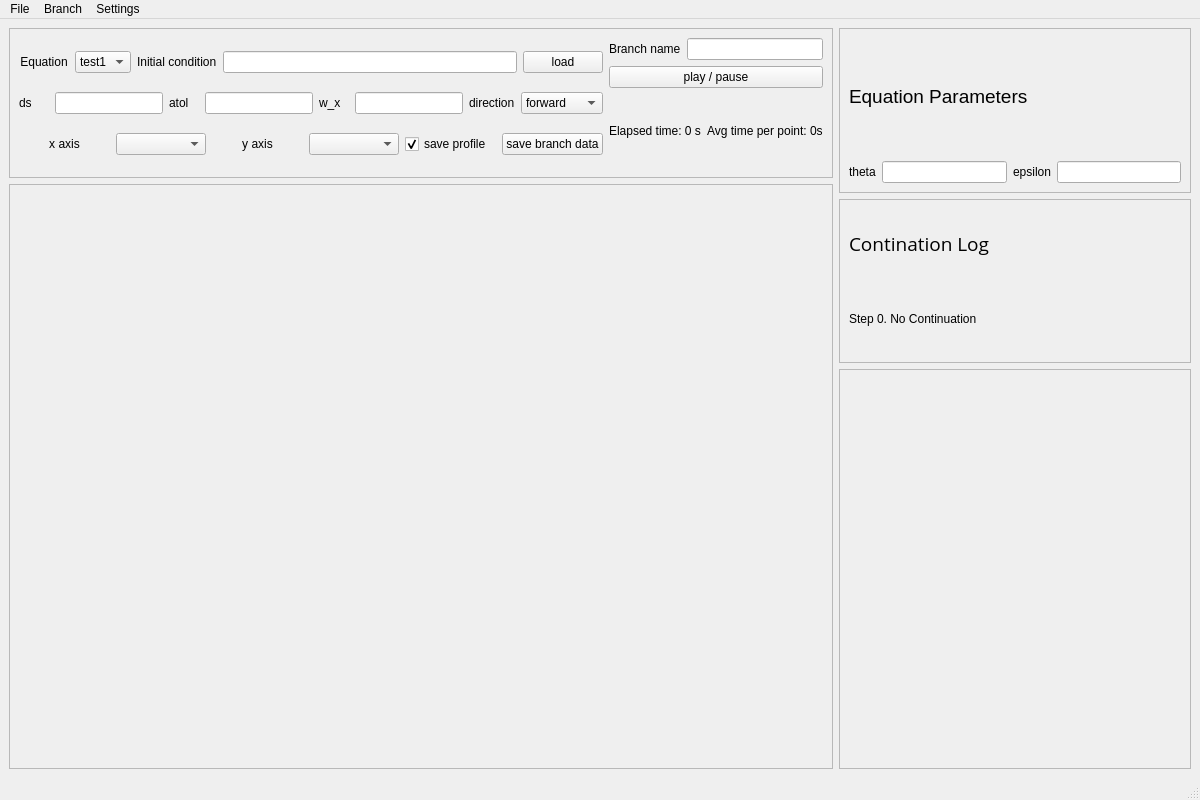
<?xml version="1.0" encoding="UTF-8"?>
<ui version="4.0">
 <class>MainWindow</class>
 <widget class="QMainWindow" name="MainWindow">
  <property name="geometry">
   <rect>
    <x>0</x>
    <y>0</y>
    <width>1200</width>
    <height>800</height>
   </rect>
  </property>
  <property name="windowTitle">
   <string>MainWindow</string>
  </property>
  <widget class="QWidget" name="centralwidget">
   <layout class="QHBoxLayout" name="horizontalLayout_2">
    <item>
     <layout class="QVBoxLayout" name="verticalLayout_3">
      <item>
       <widget class="QFrame" name="contparamsframe">
        <property name="minimumSize">
         <size>
          <width>400</width>
          <height>100</height>
         </size>
        </property>
        <property name="maximumSize">
         <size>
          <width>16777215</width>
          <height>150</height>
         </size>
        </property>
        <property name="frameShape">
         <enum>QFrame::StyledPanel</enum>
        </property>
        <property name="frameShadow">
         <enum>QFrame::Raised</enum>
        </property>
        <layout class="QHBoxLayout" name="horizontalLayout_11">
         <item>
          <layout class="QVBoxLayout" name="leftverticalLayout">
           <item>
            <layout class="QHBoxLayout" name="equationsHLayout">
             <item>
              <widget class="QLabel" name="eqn_label">
               <property name="minimumSize">
                <size>
                 <width>50</width>
                 <height>0</height>
                </size>
               </property>
               <property name="text">
                <string>Equation</string>
               </property>
               <property name="alignment">
                <set>Qt::AlignCenter</set>
               </property>
              </widget>
             </item>
             <item>
              <widget class="QComboBox" name="eqn_combobox">
               <property name="minimumSize">
                <size>
                 <width>50</width>
                 <height>0</height>
                </size>
               </property>
               <item>
                <property name="text">
                 <string>test1</string>
                </property>
               </item>
               <item>
                <property name="text">
                 <string>test2</string>
                </property>
               </item>
              </widget>
             </item>
             <item>
              <widget class="QLabel" name="initcond_label">
               <property name="text">
                <string>Initial condition</string>
               </property>
              </widget>
             </item>
             <item>
              <widget class="QLineEdit" name="initcond_entry">
               <property name="minimumSize">
                <size>
                 <width>100</width>
                 <height>0</height>
                </size>
               </property>
              </widget>
             </item>
             <item>
              <widget class="QPushButton" name="initcond_pushButton">
               <property name="text">
                <string>load</string>
               </property>
              </widget>
             </item>
            </layout>
           </item>
           <item>
            <layout class="QHBoxLayout" name="contparamsHLayout">
             <item>
              <widget class="QLabel" name="ds_label">
               <property name="minimumSize">
                <size>
                 <width>30</width>
                 <height>0</height>
                </size>
               </property>
               <property name="text">
                <string>ds</string>
               </property>
              </widget>
             </item>
             <item>
              <widget class="QLineEdit" name="ds_entry"/>
             </item>
             <item>
              <widget class="QLabel" name="atol_label">
               <property name="minimumSize">
                <size>
                 <width>30</width>
                 <height>0</height>
                </size>
               </property>
               <property name="text">
                <string>atol</string>
               </property>
              </widget>
             </item>
             <item>
              <widget class="QLineEdit" name="atol_entry"/>
             </item>
             <item>
              <widget class="QLabel" name="w_x_label">
               <property name="minimumSize">
                <size>
                 <width>30</width>
                 <height>0</height>
                </size>
               </property>
               <property name="text">
                <string>w_x</string>
               </property>
              </widget>
             </item>
             <item>
              <widget class="QLineEdit" name="w_x_entry"/>
             </item>
             <item>
              <widget class="QLabel" name="direction_label">
               <property name="text">
                <string>direction</string>
               </property>
              </widget>
             </item>
             <item>
              <widget class="QComboBox" name="direction_combobox">
               <item>
                <property name="text">
                 <string>forward</string>
                </property>
               </item>
               <item>
                <property name="text">
                 <string>backward</string>
                </property>
               </item>
              </widget>
             </item>
            </layout>
           </item>
           <item>
            <layout class="QHBoxLayout" name="branchHLayout">
             <item>
              <widget class="QLabel" name="xaxis_label">
               <property name="text">
                <string>x axis</string>
               </property>
               <property name="alignment">
                <set>Qt::AlignCenter</set>
               </property>
              </widget>
             </item>
             <item>
              <widget class="QComboBox" name="xaxis_combobox"/>
             </item>
             <item>
              <widget class="QLabel" name="yaxis_label">
               <property name="text">
                <string>y axis</string>
               </property>
               <property name="alignment">
                <set>Qt::AlignCenter</set>
               </property>
              </widget>
             </item>
             <item>
              <widget class="QComboBox" name="yaxis_combobox"/>
             </item>
             <item>
              <widget class="QCheckBox" name="saveprofile_checkbox">
               <property name="text">
                <string>save profile</string>
               </property>
               <property name="checked">
                <bool>true</bool>
               </property>
              </widget>
             </item>
             <item>
              <widget class="QPushButton" name="save_branch_pushButton">
               <property name="text">
                <string>save branch data</string>
               </property>
              </widget>
             </item>
            </layout>
           </item>
          </layout>
         </item>
         <item>
          <layout class="QVBoxLayout" name="rightverticalLayout">
           <item>
            <layout class="QHBoxLayout" name="initcondHLayout">
             <item>
              <widget class="QLabel" name="branch_label">
               <property name="text">
                <string>Branch name</string>
               </property>
              </widget>
             </item>
             <item>
              <widget class="QLineEdit" name="branch_entry"/>
             </item>
            </layout>
           </item>
           <item>
            <layout class="QHBoxLayout" name="contsettingsHLayout">
             <item>
              <widget class="QPushButton" name="playpause_pushButton">
               <property name="text">
                <string>play / pause</string>
               </property>
              </widget>
             </item>
            </layout>
           </item>
           <item>
            <layout class="QHBoxLayout" name="timeHLayout">
             <item>
              <widget class="QLabel" name="elapsedtime_label">
               <property name="text">
                <string>Elapsed time: 0 s</string>
               </property>
              </widget>
             </item>
             <item>
              <widget class="QLabel" name="avgtime_label">
               <property name="text">
                <string>Avg time per point: 0s</string>
               </property>
              </widget>
             </item>
            </layout>
           </item>
          </layout>
         </item>
        </layout>
       </widget>
      </item>
      <item>
       <widget class="QFrame" name="mainplotframe">
        <property name="minimumSize">
         <size>
          <width>400</width>
          <height>400</height>
         </size>
        </property>
        <property name="frameShape">
         <enum>QFrame::StyledPanel</enum>
        </property>
        <property name="frameShadow">
         <enum>QFrame::Raised</enum>
        </property>
        <layout class="QHBoxLayout" name="horizontalLayout">
         <item>
          <widget class="MplWidget" name="mainplot" native="true">
           <property name="minimumSize">
            <size>
             <width>400</width>
             <height>400</height>
            </size>
           </property>
          </widget>
         </item>
        </layout>
       </widget>
      </item>
     </layout>
    </item>
    <item>
     <layout class="QVBoxLayout" name="verticalLayout_2">
      <item>
       <widget class="QFrame" name="eqnparams_frame">
        <property name="minimumSize">
         <size>
          <width>200</width>
          <height>100</height>
         </size>
        </property>
        <property name="frameShape">
         <enum>QFrame::StyledPanel</enum>
        </property>
        <property name="frameShadow">
         <enum>QFrame::Raised</enum>
        </property>
        <layout class="QVBoxLayout" name="verticalLayout_8">
         <item>
          <widget class="QLabel" name="label_11">
           <property name="font">
            <font>
             <pointsize>14</pointsize>
            </font>
           </property>
           <property name="text">
            <string>Equation Parameters</string>
           </property>
          </widget>
         </item>
         <item>
          <layout class="QHBoxLayout" name="params_HLayout">
           <item>
            <widget class="QLabel" name="param1_label">
             <property name="text">
              <string>theta</string>
             </property>
            </widget>
           </item>
           <item>
            <widget class="QLineEdit" name="param1_entry"/>
           </item>
           <item>
            <widget class="QLabel" name="param2_label">
             <property name="text">
              <string>epsilon</string>
             </property>
            </widget>
           </item>
           <item>
            <widget class="QLineEdit" name="param2_entry"/>
           </item>
          </layout>
         </item>
        </layout>
       </widget>
      </item>
      <item>
       <widget class="QFrame" name="contlog_frame">
        <property name="minimumSize">
         <size>
          <width>200</width>
          <height>100</height>
         </size>
        </property>
        <property name="frameShape">
         <enum>QFrame::StyledPanel</enum>
        </property>
        <property name="frameShadow">
         <enum>QFrame::Raised</enum>
        </property>
        <layout class="QVBoxLayout" name="verticalLayout_7">
         <item>
          <layout class="QVBoxLayout" name="verticalLayout_6">
           <item>
            <widget class="QLabel" name="contlogtitle_label">
             <property name="font">
              <font>
               <family>Open Sans</family>
               <pointsize>14</pointsize>
              </font>
             </property>
             <property name="text">
              <string>Contination Log</string>
             </property>
            </widget>
           </item>
           <item>
            <widget class="QLabel" name="log_label">
             <property name="text">
              <string>Step 0. No Continuation</string>
             </property>
            </widget>
           </item>
          </layout>
         </item>
        </layout>
       </widget>
      </item>
      <item>
       <widget class="QFrame" name="secondaryplot_frame">
        <property name="minimumSize">
         <size>
          <width>200</width>
          <height>400</height>
         </size>
        </property>
        <property name="frameShape">
         <enum>QFrame::StyledPanel</enum>
        </property>
        <property name="frameShadow">
         <enum>QFrame::Raised</enum>
        </property>
        <layout class="QVBoxLayout" name="verticalLayout">
         <item>
          <widget class="MplWidget" name="secondaryplot" native="true">
           <property name="minimumSize">
            <size>
             <width>100</width>
             <height>200</height>
            </size>
           </property>
          </widget>
         </item>
        </layout>
       </widget>
      </item>
     </layout>
    </item>
   </layout>
  </widget>
  <widget class="QMenuBar" name="menubar">
   <property name="geometry">
    <rect>
     <x>0</x>
     <y>0</y>
     <width>1200</width>
     <height>21</height>
    </rect>
   </property>
   <widget class="QMenu" name="menuFile">
    <property name="title">
     <string>Branch</string>
    </property>
    <addaction name="actionNew_branch"/>
    <addaction name="actionLoad_branch"/>
    <addaction name="actionSave_branch"/>
    <addaction name="actionDelete_branch"/>
    <addaction name="actionSplit_branches"/>
   </widget>
   <widget class="QMenu" name="menuSettings">
    <property name="title">
     <string>Settings</string>
    </property>
    <addaction name="actionSettings"/>
   </widget>
   <widget class="QMenu" name="menuFile_2">
    <property name="title">
     <string>File</string>
    </property>
    <addaction name="actionExit"/>
   </widget>
   <addaction name="menuFile_2"/>
   <addaction name="menuFile"/>
   <addaction name="menuSettings"/>
  </widget>
  <widget class="QStatusBar" name="statusbar"/>
  <action name="actionSave_branch">
   <property name="text">
    <string>Save branch</string>
   </property>
  </action>
  <action name="actionLoad_branch">
   <property name="text">
    <string>Load branch</string>
   </property>
  </action>
  <action name="actionNew_branch">
   <property name="text">
    <string>New branch</string>
   </property>
  </action>
  <action name="actionSplit_branches">
   <property name="text">
    <string>Split branches</string>
   </property>
  </action>
  <action name="actionSettings">
   <property name="text">
    <string>Settings</string>
   </property>
  </action>
  <action name="actionExit">
   <property name="text">
    <string>Exit</string>
   </property>
  </action>
  <action name="actionDelete_branch">
   <property name="text">
    <string>Delete branch</string>
   </property>
  </action>
 </widget>
 <customwidgets>
  <customwidget>
   <class>MplWidget</class>
   <extends>QWidget</extends>
   <header>mplwidget.h</header>
   <container>1</container>
  </customwidget>
 </customwidgets>
 <resources/>
 <connections/>
</ui>
